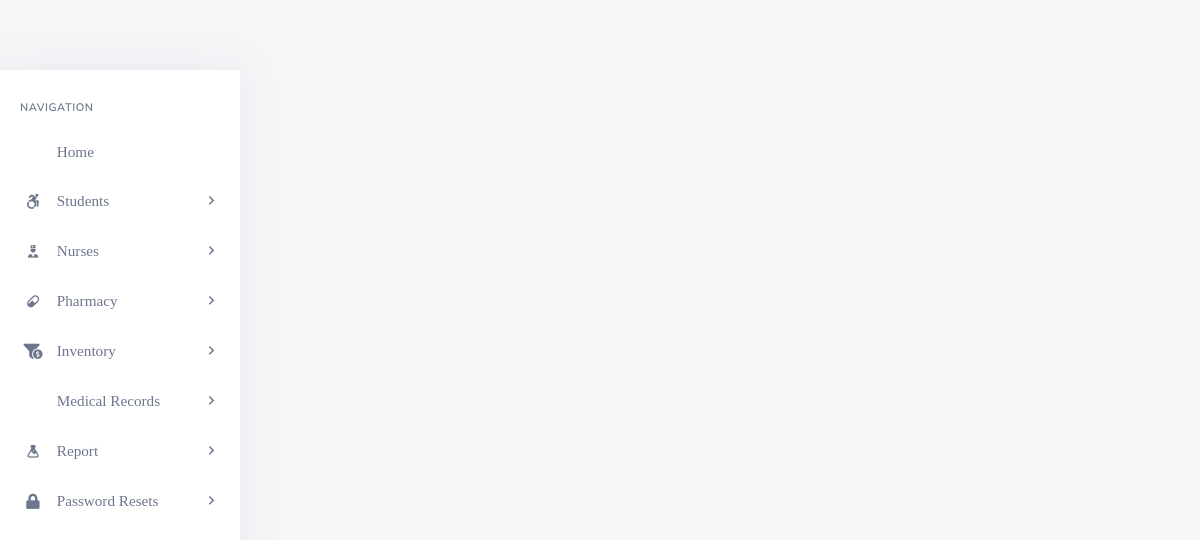
The app's page /backend/admin/his_admin_add_single_lab_test.php?pat_number=ISL1E, older data.
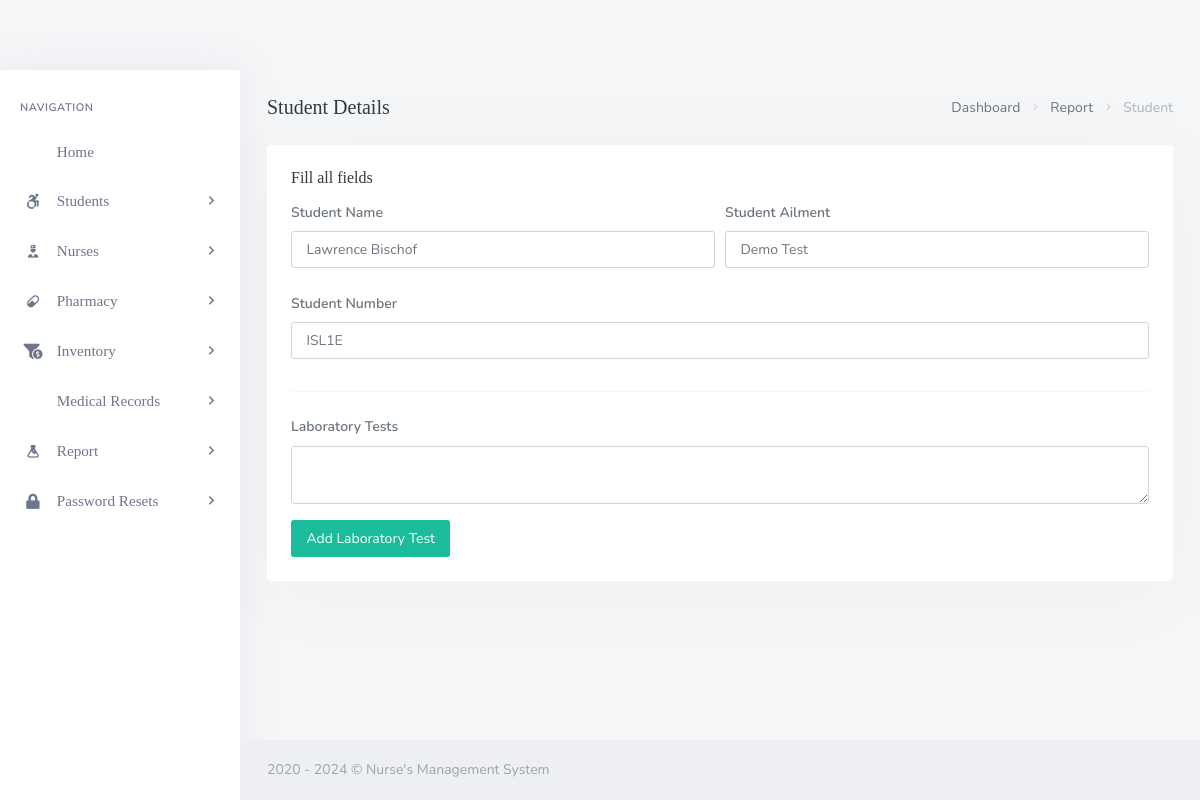
The same page, newer data.
### tables this page shows
CREATE TABLE `his_patients` (
  `pat_id` int(20) NOT NULL,
  `pat_fname` varchar(200) DEFAULT NULL,
  `pat_lname` varchar(200) DEFAULT NULL,
  `pat_dob` varchar(200) DEFAULT NULL,
  `pat_age` varchar(200) DEFAULT NULL,
  `pat_number` varchar(200) DEFAULT NULL,
  `pat_addr` varchar(200) DEFAULT NULL,
  `pat_phone` varchar(200) DEFAULT NULL,
  `pat_type` varchar(200) DEFAULT NULL,
  `pat_date_joined` timestamp(6) NOT NULL DEFAULT CURRENT_TIMESTAMP(6) ON UPDATE CURRENT_TIMESTAMP(6),
  `pat_ailment` varchar(200) DEFAULT NULL,
  `pat_discharge_status` varchar(200) DEFAULT NULL
);

### backend/admin/his_admin_add_single_lab_test.php (the view, shortened to what the changed rows need)
<?php
	include('assets/inc/config.php');
?>
<!DOCTYPE html>
<html lang="en">
    <?php include('assets/inc/head.php');?>
    <body>
        <div id="wrapper">
            <?php include("assets/inc/sidebar.php");?>
            <?php
                $pat_number = $_GET['pat_number'];
                $ret="SELECT  * FROM his_patients WHERE pat_number=?";
                $stmt= $mysqli->prepare($ret) ;
                $stmt->bind_param('s',$pat_number);
                $stmt->execute() ;
                $res=$stmt->get_result();
                while($row=$res->fetch_object())
                {
            ?>
                <div class="content-page">
                    <div class="content">
                        <div class="container-fluid">
                            <div class="row">
                                <div class="col-12">
                                    <div class="page-title-box">
                                        <div class="page-title-right">
                                            <ol class="breadcrumb m-0">
                                                <li class="breadcrumb-item"><a href="his_admin_dashboard.php">Dashboard</a></li>
                                                <li class="breadcrumb-item"><a href="javascript: void(0);">Report</a></li>
                                                <li class="breadcrumb-item active">Student</li>
                                            </ol>
                                        </div>
                                        <h4 class="page-title">Student Details</h4>
                                    </div>
                                </div>
                            </div>
                            <div class="row">
                                <div class="col-12">
                                    <div class="card">
                                        <div class="card-body">
                                            <h4 class="header-title">Fill all fields</h4>
                                            <form method="post">
                                                <div class="form-row">
                                                    <div class="form-group col-md-6">
                                                        <label for="inputEmail4" class="col-form-label">Student Name</label>
                                                        <input type="text" required="required" readonly name="lab_pat_name" value="<?php echo $row->pat_fname;?> <?php echo $row->pat_lname;?>" class="form-control" id="inputEmail4" placeholder="Patient's First Name">
                                                    </div>
                                                    <div class="form-group col-md-6">
                                                        <label for="inputPassword4" class="col-form-label">Student Ailment</label>
                                                        <input required="required" type="text" readonly name="lab_pat_ailment" value="<?php echo $row->pat_ailment;?>" class="form-control"  id="inputPassword4" placeholder="Patient`s Last Name">
                                                    </div>
                                                </div>
                                                <div class="form-row">
                                                    <div class="form-group col-md-12">
                                                        <label for="inputEmail4" class="col-form-label">Student Number</label>
                                                        <input type="text" required="required" readonly name="lab_pat_number" value="<?php echo $row->pat_number;?>" class="form-control" id="inputEmail4" placeholder="DD/MM/YYYY">
                                                    </div>
                                                </div>
                                                <hr>
                                                <div class="form-group">
                                                        <label for="inputAddress" class="col-form-label">Laboratory Tests</label>
                                                        <textarea required="required"  type="text" class="form-control" name="lab_pat_tests" id="editor"></textarea>
                                                </div>
                                                <button type="submit" name="add_patient_lab_test" class="ladda-button btn btn-success" data-style="expand-right">Add Laboratory Test</button>
                                            </form>
                                        </div>
                                    </div>
                                </div>
                            </div>
                        </div>
                    </div>
                    <?php include('assets/inc/footer.php');?>
                </div>
            <?php }?>
        </div>
    </body>
</html>

### backend/admin/assets/inc/footer.php
<footer class="footer">
    <div class="container-fluid">
        <div class="row">
            <div class="col-md-12">
                2020 - <?php echo date('Y'); ?> &copy; Nurse's Management System</a>
            </div>
        </div>
    </div>
</footer>

Row changes from the older to the newer data that the page shows:
added his_patients: lab_pat_name "Lawrence Bischof", lab_pat_ailment "Demo Test", lab_pat_number "ISL1E"
